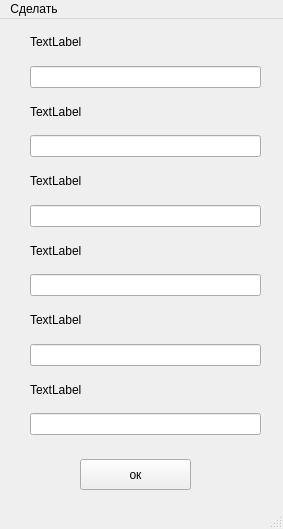
<?xml version="1.0" encoding="UTF-8"?>
<ui version="4.0">
 <class>MainWindow</class>
 <widget class="QMainWindow" name="MainWindow">
  <property name="geometry">
   <rect>
    <x>0</x>
    <y>0</y>
    <width>283</width>
    <height>529</height>
   </rect>
  </property>
  <property name="windowTitle">
   <string>MainWindow</string>
  </property>
  <widget class="QWidget" name="centralwidget">
   <widget class="QWidget" name="verticalLayoutWidget">
    <property name="geometry">
     <rect>
      <x>30</x>
      <y>5</y>
      <width>231</width>
      <height>411</height>
     </rect>
    </property>
    <layout class="QVBoxLayout" name="verticalLayout">
     <item>
      <widget class="QLabel" name="label_2">
       <property name="text">
        <string>TextLabel</string>
       </property>
      </widget>
     </item>
     <item>
      <widget class="QLineEdit" name="lineEdit_2"/>
     </item>
     <item>
      <widget class="QLabel" name="label_3">
       <property name="text">
        <string>TextLabel</string>
       </property>
      </widget>
     </item>
     <item>
      <widget class="QLineEdit" name="lineEdit_3"/>
     </item>
     <item>
      <widget class="QLabel" name="label_4">
       <property name="text">
        <string>TextLabel</string>
       </property>
      </widget>
     </item>
     <item>
      <widget class="QLineEdit" name="lineEdit_4"/>
     </item>
     <item>
      <widget class="QLabel" name="label_5">
       <property name="text">
        <string>TextLabel</string>
       </property>
      </widget>
     </item>
     <item>
      <widget class="QLineEdit" name="lineEdit_5"/>
     </item>
     <item>
      <widget class="QLabel" name="label_6">
       <property name="text">
        <string>TextLabel</string>
       </property>
      </widget>
     </item>
     <item>
      <widget class="QLineEdit" name="lineEdit_6"/>
     </item>
     <item>
      <widget class="QLabel" name="label_7">
       <property name="text">
        <string>TextLabel</string>
       </property>
      </widget>
     </item>
     <item>
      <widget class="QLineEdit" name="lineEdit_7"/>
     </item>
    </layout>
   </widget>
   <widget class="QPushButton" name="pushButton">
    <property name="geometry">
     <rect>
      <x>80</x>
      <y>440</y>
      <width>111</width>
      <height>31</height>
     </rect>
    </property>
    <property name="text">
     <string>ок</string>
    </property>
   </widget>
  </widget>
  <widget class="QMenuBar" name="menubar">
   <property name="geometry">
    <rect>
     <x>0</x>
     <y>0</y>
     <width>283</width>
     <height>18</height>
    </rect>
   </property>
   <widget class="QMenu" name="menu_2">
    <property name="title">
     <string>Сделать</string>
    </property>
    <addaction name="action"/>
    <addaction name="action_2"/>
   </widget>
   <addaction name="menu_2"/>
  </widget>
  <widget class="QStatusBar" name="statusbar"/>
  <action name="action">
   <property name="text">
    <string>Изменить </string>
   </property>
  </action>
  <action name="action_2">
   <property name="text">
    <string>Добавить</string>
   </property>
  </action>
 </widget>
 <resources/>
 <connections/>
</ui>
